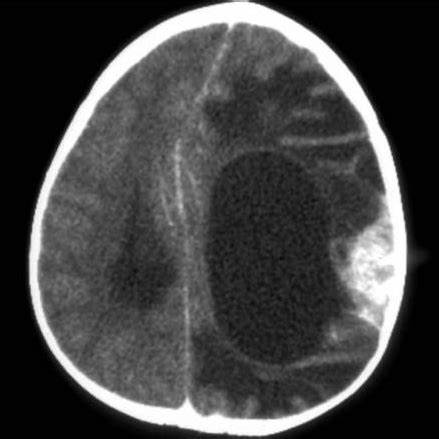
#> input picture OIP.png, 439 x 439 px, given in place of Normal (15).jpg, which was not available
$ jupyter execute --allow-errors 'Brain Tumor detection using CNN 2.ipynb'   (shell and % lines are left out)   (text cells are left out)
#> lines starting #> are read from the running program, lines starting #| are printed output that depends on the picture; after the words box and inside, x2 and y2 are one past the last pixel; in counts of white or black regions, pixels touching at a corner belong together; pictures that were not available may be replaced by others from this repository, and a replacement may not be noted
#> further down, ex_img is the input picture: shape (439, 439, 3); min 0, max 255, mean 67
[cell 1]
import tensorflow as tf
from tensorflow.keras.layers import Conv2D, Input, ZeroPadding2D, BatchNormalization, Activation, MaxPooling2D, Flatten, Dense
from tensorflow.keras.models import Model, load_model
from tensorflow.keras.callbacks import TensorBoard, ModelCheckpoint
from sklearn.model_selection import train_test_split
from sklearn.metrics import f1_score
from sklearn.utils import shuffle
import cv2
import imutils # preprocessing img
import numpy as np
import matplotlib.pyplot as plt
import time
from os import listdir
from keras.preprocessing import image
from keras.models import load_model
import numpy as np
from keras.applications.resnet50 import preprocess_input
from sklearn.decomposition import PCA

[cell 2]
def crop_brain_contour(image, plot=False):

    #import imutils
    #import cv2
    #from matplotlib import pyplot as plt

    # Convert the image to grayscale, and blur it slightly
#> called with plot = True
    gray = cv2.cvtColor(image, cv2.COLOR_BGR2GRAY)
    gray = cv2.GaussianBlur(gray, (5, 5), 0)

    # Threshold the image, then perform a series of erosions +
    # dilations to remove any small regions of noise
    thresh = cv2.threshold(gray, 45, 255, cv2.THRESH_BINARY)[1]
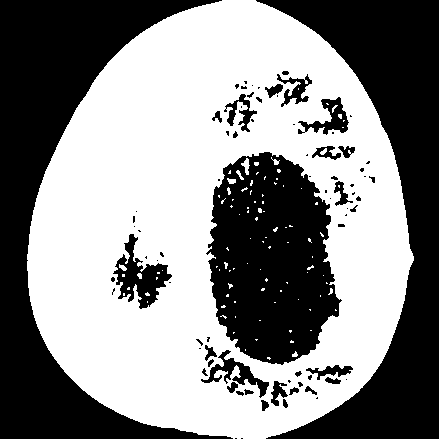
#> thresh: shape (439, 439); 53.9% white; 80 black regions (47 under 20 px), largest, box (x1, y1, x2, y2) and area: (0, 0, 233, 439) 32519, (256, 0, 439, 439) 29386, (206, 152, 342, 365) 20612
    thresh = cv2.erode(thresh, None, iterations=2)
#> thresh: shape (439, 439); 47.1% white; 16 white regions (15 under 20 px), largest, box (x1, y1, x2, y2) and area: (29, 0, 412, 439) 90678
    thresh = cv2.dilate(thresh, None, iterations=2)
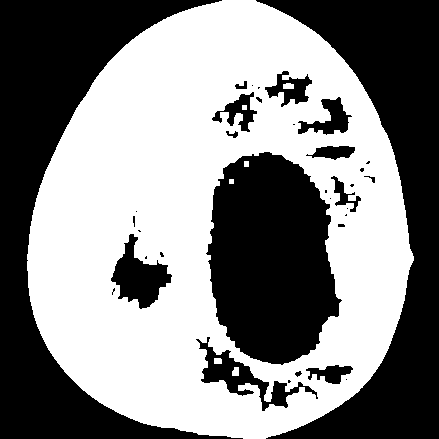
#> thresh: shape (439, 439); 52.5% white; 35 black regions (18 under 20 px)

    # Find contours in thresholded image, then grab the largest one
    cnts = cv2.findContours(thresh.copy(), cv2.RETR_EXTERNAL, cv2.CHAIN_APPROX_SIMPLE)
#> cnts = 1 contour; box (x1, y1, x2, y2) and area: (27, 0, 414, 439) 130218
    cnts = imutils.grab_contours(cnts)
    c = max(cnts, key=cv2.contourArea)
#> c = contour of 634 points, box (x1, y1, x2, y2) (27, 0, 414, 439), area 130218


    # Find the extreme points
    extLeft = tuple(c[c[:, :, 0].argmin()][0])
#> extLeft = (27, 254)
    extRight = tuple(c[c[:, :, 0].argmax()][0])
#> extRight = (413, 260)
    extTop = tuple(c[c[:, :, 1].argmin()][0])
#> extTop = (222, 0)
    extBot = tuple(c[c[:, :, 1].argmax()][0])
#> extBot = (243, 438)

    # crop new image out of the original image using the four extreme points (left, right, top, bottom)
    new_image = image[extTop[1]:extBot[1], extLeft[0]:extRight[0]]
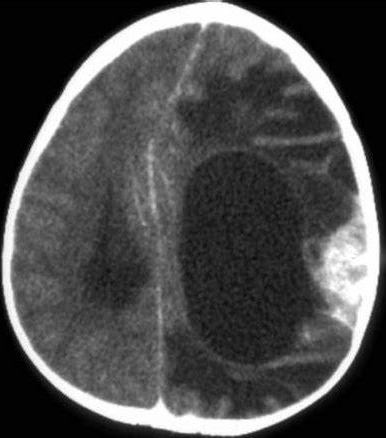
#> new_image: shape (438, 386, 3); min 0, max 255, mean 76.1

    if plot:
        plt.figure()

        plt.subplot(1, 2, 1)
        plt.imshow(image)

        plt.tick_params(axis='both', which='both',
                        top=False, bottom=False, left=False, right=False,
                        labelbottom=False, labeltop=False, labelleft=False, labelright=False)

        plt.title('Original Image')

        plt.subplot(1, 2, 2)
        plt.imshow(new_image)

        plt.tick_params(axis='both', which='both',
                        top=False, bottom=False, left=False, right=False,
                        labelbottom=False, labeltop=False, labelleft=False, labelright=False)

        plt.title('Cropped Image')

        plt.show()

    return new_image

[cell 3]
ex_img = cv2.imread("C:\\Users\\lenovo\\OneDrive\\Desktop\\Siar-dataset\\Normal\\Normal (15).jpg")
ex_new_img = crop_brain_contour(ex_img, True)

[cell 4]
ex_img = cv2.imread("C:\\Users\\lenovo\\OneDrive\\Desktop\\Siar-dataset\\Tumor\\Tumor (200).jpg")
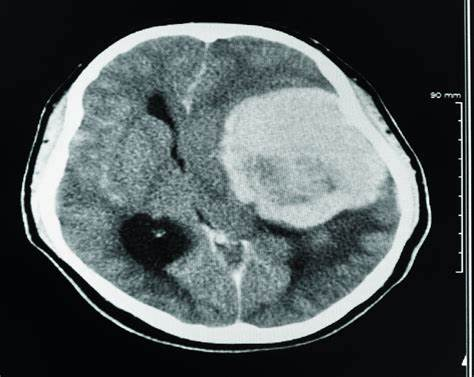
#> input picture brain_tumor_classifaction/OIP.jpeg, 474 x 377 px, given in place of Tumor (200).jpg, which was not available
#> ex_img is the input picture: shape (377, 474, 3); mean B, G, R 90.1, 88.8, 80.6
ex_new_img = crop_brain_contour(ex_img, True)
#> call 2 of crop_brain_contour, with plot = True
#> in crop_brain_contour (call 2), `gray = cv2.GaussianBlur(gray, (5, 5), 0)`:
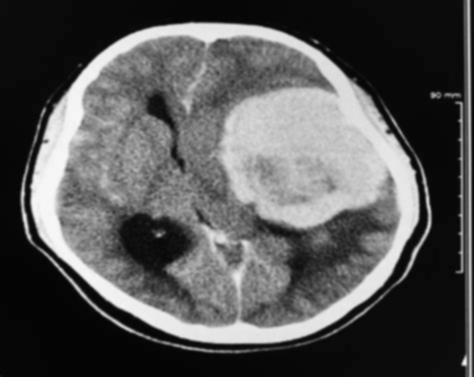
#> gray: shape (377, 474); min 4, max 248, mean 86.5
#> in crop_brain_contour (call 2), `thresh = cv2.threshold(gray, 45, 255, cv2.THRESH_BINARY)[1]`: thresh: shape (377, 474); 55.4% white; 36 black regions (24 under 20 px), largest, box (x1, y1, x2, y2) and area: (0, 0, 465, 377) 73754, (118, 213, 191, 287) 2951, (257, 219, 351, 287) 1339
#> in crop_brain_contour (call 2), `thresh = cv2.erode(thresh, None, iterations=2)`:
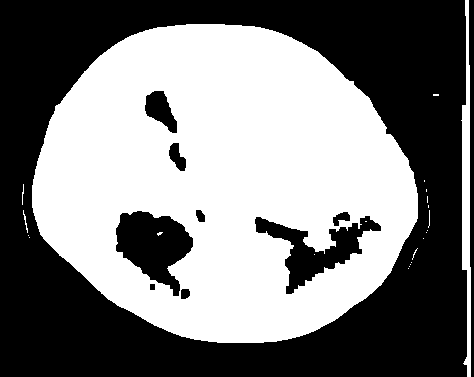
#> thresh: shape (377, 474); 49.2% white; 23 white regions (19 under 20 px), largest, box (x1, y1, x2, y2) and area: (32, 24, 418, 343) 85663, (461, 0, 471, 377) 2142, (23, 210, 28, 233) 32, (22, 184, 24, 205) 23
#> in crop_brain_contour (call 2), `thresh = cv2.dilate(thresh, None, iterations=2)`:
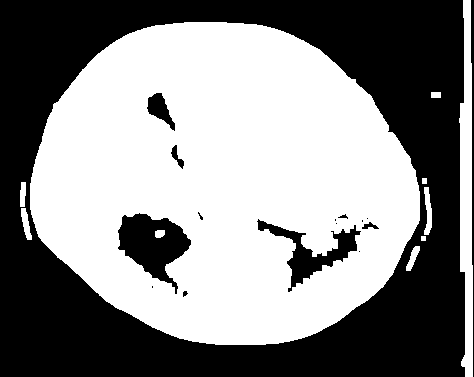
#> thresh: shape (377, 474); 53.6% white; 16 black regions (7 under 20 px)
#> in crop_brain_contour (call 2), `cnts = cv2.findContours(thresh.copy(), cv2.RETR_EXTERNAL, cv2.CHAIN_AP..`: cnts = 9 contours, 1 with area under 20; largest, box (x1, y1, x2, y2) and area: (30, 22, 420, 345) 96520, (459, 0, 473, 377) 3306, (424, 187, 432, 235) 201, (21, 208, 32, 240) 154, (406, 246, 420, 271) 130, (20, 182, 26, 207) 102, (431, 92, 441, 98) 45, (422, 178, 427, 184) 20
#> in crop_brain_contour (call 2), `c = max(cnts, key=cv2.contourArea)`: c = contour of 457 points, box (x1, y1, x2, y2) (30, 22, 420, 345), area 96520
#> in crop_brain_contour (call 2), `extLeft = tuple(c[c[:, :, 0].argmin()][0])`: extLeft = (30, 183)
#> in crop_brain_contour (call 2), `extRight = tuple(c[c[:, :, 0].argmax()][0])`: extRight = (419, 220)
#> in crop_brain_contour (call 2), `extTop = tuple(c[c[:, :, 1].argmin()][0])`: extTop = (184, 22)
#> in crop_brain_contour (call 2), `extBot = tuple(c[c[:, :, 1].argmax()][0])`: extBot = (215, 344)
#> in crop_brain_contour (call 2), `new_image = image[extTop[1]:extBot[1], extLeft[0]:extRight[0]]`:
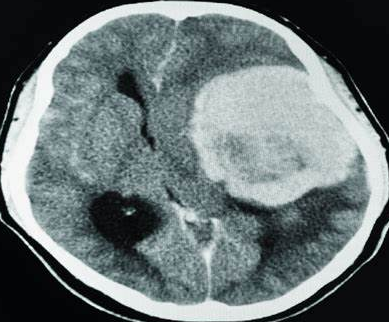
#> new_image: shape (322, 389, 3); mean B, G, R 119.6, 118.6, 107.6

[cell 5]
def load_data(dir_list, image_size):
    """
    Read images, resize and normalize them.
    Arguments:
        dir_list: list of strings representing file directories.
    Returns:
        X: A numpy array with shape = (#_examples, image_width, image_height, #_channels)
        y: A numpy array with shape = (#_examples, 1)
    """

    # load all images in a directory
    X = []
    y = []
    image_width, image_height = image_size

    for directory in dir_list:
        for filename in listdir(directory):
            # load the image
            image = cv2.imread(directory + '\\' + filename)
            # crop the brain and ignore the unnecessary rest part of the image
            image = crop_brain_contour(image, plot=False)
#> in crop_brain_contour (call 3), `cnts = cv2.findContours(thresh.copy(), cv2.RETR_EXTERNAL, cv2.CHAIN_AP..`: cnts = 1 contour; box (x1, y1, x2, y2) and area: (27, 0, 414, 439) 130218
            # resize image
            image = cv2.resize(image, dsize=(image_width, image_height), interpolation=cv2.INTER_CUBIC)
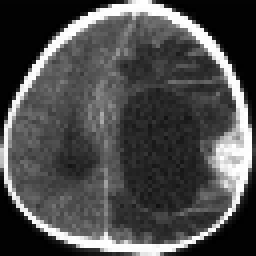
#> image: shape (64, 64, 3) (shown 4 times larger); min 0, max 255, mean 76.1
            # normalize values
            image = image / 255.
            # convert image to numpy array and append it to X
            X.append(image)
            # append a value of 1 to the target array if the image
            # is in the folder named 'yes', otherwise append 0.
            if directory[-3:] == 'yes':
                y.append([1])
            else:
                y.append([0])

    X = np.array(X)
    y = np.array(y)

    # Shuffle the data
    X, y = shuffle(X, y)
#> y = [0, 1]

    print(f'Number of examples is: {len(X)}')
#| Number of examples is: 2
    print(f'X shape is: {X.shape}')
#| X shape is: (2, 64, 64, 3)
    print(f'y shape is: {y.shape}')
#| y shape is: (2, 1)

    return X, y

[cell 6]
augmented_path = 'C:/Users/lenovo/Desktop/Siar-dataset/'

# augmented data (yes and no) contains both the original and the new generated examples
augmented_yes = augmented_path + 'yes'
augmented_no = augmented_path + 'no'

IMG_WIDTH, IMG_HEIGHT = (64, 64)

X, y = load_data([augmented_yes, augmented_no], (IMG_WIDTH, IMG_HEIGHT))
#> y = [0, 1]

[cell 7]
# Create a PCA instance with 2 components
pca = PCA(n_components=2)

# Fit and transform your data to 2D
X_2d = pca.fit_transform(X.reshape(X.shape[0], -1))
#> X_2d = [[0, 0], [0, 0]]

# Create a dictionary to map labels to colors
label_to_color = {0: "blue", 1: "red"}
y = y.ravel()
# Create a list of colors based on the labels
point_colors = [label_to_color[label] for label in y]
#> point_colors = ['blue', 'red']

# Now you can create a 2D scatter plot with the specified colors
plt.scatter(X_2d[:, 0], X_2d[:, 1], c=point_colors, s=2)
plt.show()
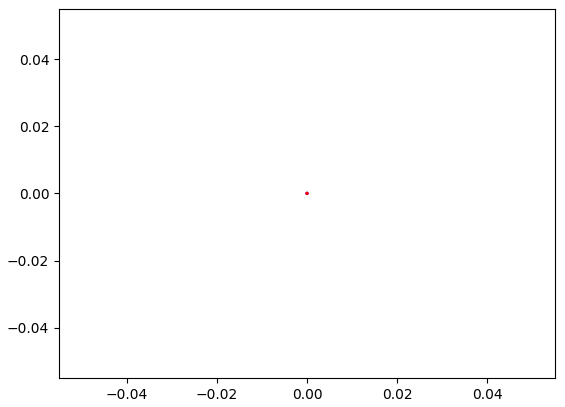
#> figure drawn by matplotlib, 1 panel

[cell 8]
def plot_sample_images(X, y, n=50):
    """
    Plots n sample images for both values of y (labels).
    Arguments:
        X: A numpy array with shape = (#_examples, image_width, image_height, #_channels)
        y: A numpy array with shape = (#_examples, 1)
    """
#> called with X = array of shape (2, 64, 64, 3), y = array of shape (2,), n = 50

    for label in [0,1]:
        # grab the first n images with the corresponding y values equal to label
        images = X[np.argwhere(y == label)]
        n_images = images[:n]

        columns_n = 10
        rows_n = int(n/ columns_n)

        plt.figure(figsize=(20, 10))

        i = 1 # current plot
        for image in n_images:
            plt.subplot(rows_n, columns_n, i)
            plt.imshow(image[0])

            # remove ticks
            plt.tick_params(axis='both', which='both',
                            top=False, bottom=False, left=False, right=False,
                           labelbottom=False, labeltop=False, labelleft=False, labelright=False)

            i += 1

        label_to_str = lambda label: "Yes" if label == 1 else "No"
        plt.suptitle(f"Brain Tumor: {label_to_str(label)}")
        plt.show()

[cell 9]
plot_sample_images(X, y)

[cell 10]
def split_data(X, y, test_size):

    """
    Splits data into training, development and test sets.
    Arguments:
        X: A numpy array with shape = (#_examples, image_width, image_height, #_channels)
        y: A numpy array with shape = (#_examples, 1)
    Returns:
        X_train: A numpy array with shape = (#_train_examples, image_width, image_height, #_channels)
        y_train: A numpy array with shape = (#_train_examples, 1)
        X_val: A numpy array with shape = (#_val_examples, image_width, image_height, #_channels)
        y_val: A numpy array with shape = (#_val_examples, 1)
        X_test: A numpy array with shape = (#_test_examples, image_width, image_height, #_channels)
        y_test: A numpy array with shape = (#_test_examples, 1)
    """
#> called with X = array of shape (2, 64, 64, 3), y = array of shape (2,), test_size = 0.3

    X_train, X_test_val, y_train, y_test_val = train_test_split(X, y, test_size=test_size)
#> y_train = [1]; y_test_val = [0]
    X_test, X_val, y_test, y_val = train_test_split(X_test_val, y_test_val, test_size=0.5)

    return X_train, y_train, X_val, y_val, X_test, y_test
